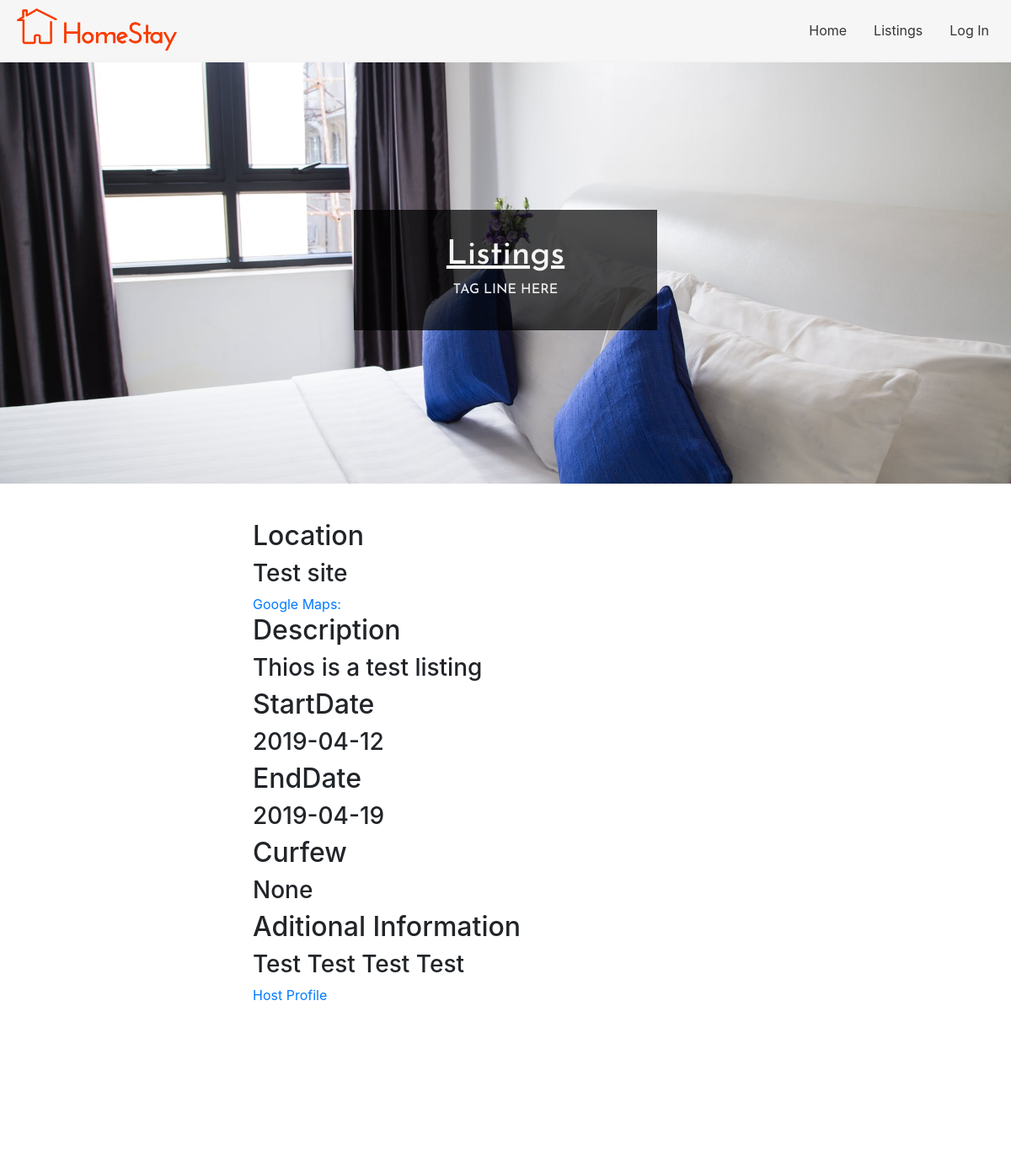
The app's page /homestay/listing/1 (upper part), older data.
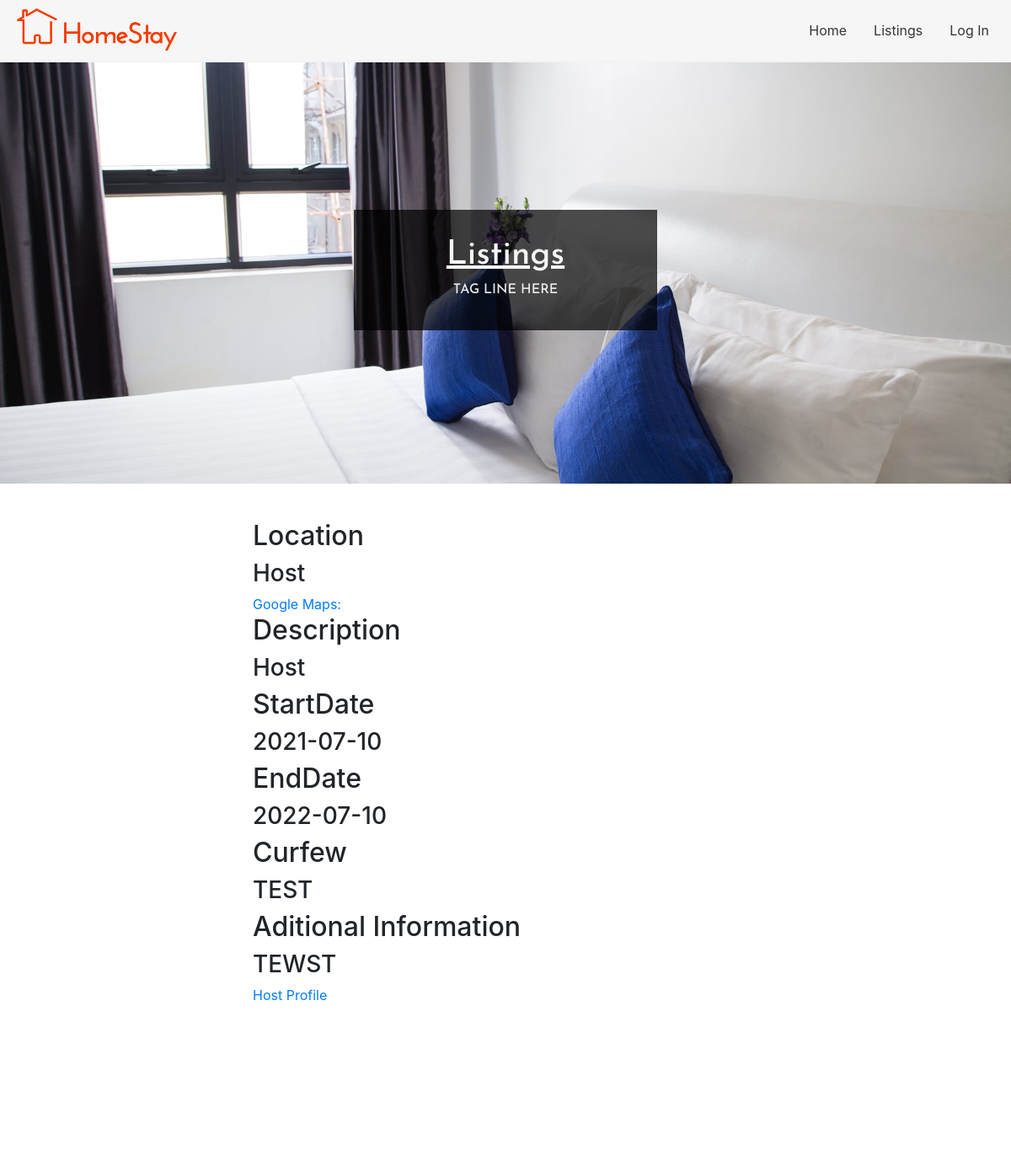
The same page, newer data.
### tables this page shows
CREATE TABLE Vacancies (
        vacancyID integer NOT NULL UNIQUE,
        hostID int NOT NULL,
        location varchar(255) NOT NULL,
        description varchar(255),
        rate varchar(255) NOT NULL,
        startDate date NOT NULL,
        endDate date NOT NULL,
        available bit DEFAULT 1,
        curfew varchar(255),
        extraInfo varchar(255),
        images varchar(255),
        PRIMARY KEY (vacancyID),
        FOREIGN KEY (hostID) REFERENCES Host(hostID)
);

### launch.py (the view)
@app.route('/homestay/listing', methods=["POST","GET"])
@app.route('/homestay/listing/<id>', methods=["POST","GET"])
def  CAccountSlected(name=None,id=None):
	db = get_db()
	id = int(id)
	result = query_db('SELECT * FROM Vacancies WHERE vacancyID = ?', [id], one=True)
	result[2]
	GMLink = "https://www.google.com/maps/search/" + result[2]
	GMLink = GMLink.replace(" ","+")
	result[1]
	HPLink = "../homestay/profile/host/" + str(result[1])
	print(HPLink)
	return render_template("listings.html",result=result,GMLink=GMLink,HPLink=HPLink)

### launch.py (called while the page is built)
def get_db():
  db = getattr(g, 'db', None)
  if db is None:
    db = sqlite3.connect(db_location)
    g.db = db
  return db

@app.teardown_appcontext
def  close_db_connection(exception):
  db = getattr(g, 'db' , None)
  if db is not None:
    db.close()

def query_db(query, args=(), one=False):
    cur = get_db().execute(query, args)
    rv = cur.fetchall()
    cur.close()
    return (rv[0] if rv else None) if one else rv

### templates/listings.html (shortened to what this page needs)
<html>
  <head>
    <link rel="stylesheet" href="https://stackpath.bootstrapcdn.com/bootstrap/4.1.3/css/bootstrap.min.css">
    <link href="../../static/css/styles.css" type="text/css" rel="stylesheet">
  </head>
  <body>
    <nav>
        <ul>
          <a href="../homestay"><img src="../../static/images/logo.jpg" style="height: 50px; padding-left: 10px; padding-right:10px;"/></a>
          <li><a href="../homestay/login">Log In</a></li>
          <li><a href="../homestay/listing">Listings</a></li>
          <li><a href="../homestay">Home</a></li>
        </ul>
    </nav>
    <div id= "header">
      <div id="header-text">
        <h1>Listings</h1>
        <h3>Tag line here</h3>
    </div>
    <main>
      <div id="main-content">
        <section>
  	<table>
	<h2>Location</h2>
	<h3>{{result[2]}}</h3>
	<a href={{GMLink}}>Google Maps:</a>
	<h2>Description</h2>
        <h3>{{result[3]}}</h3>
	<h2>StartDate</h2>
        <h3>{{result[5]}}</h3>
        <h2>EndDate</h2>
        <h3>{{result[6]}}</h3>
        <h2>Curfew</h2>
        <h3>{{result[8]}}</h3>
        <h2>Aditional Information</h2>
        <h3>{{result[9]}}</h3>
	<a href={{HPLink}}>Host Profile</a>
	</table>
	</section>
      </div>
    </main>
  </body>
</html>

### static/css/styles.css (style rules this page uses)
body { margin: 0px; overflow-y: scroll; }
main { padding-left: : 50px; padding-right: 50px; padding-bottom: 200px; position: inherit; }
section { margin-top: 400px; width:900px; margin-left: 300px; margin-right: 300px; }
#header { width:100%; height: 500px; background-image: url("../images/bedroom_banner.jpg"); background-size: cover; background-position: center; top: 0px; }
#header-text { margin: auto; position: relative; text-align: center; vertical-align: middle; font-family: 'Josefin Sans', sans-serif; padding:30px; top:175px; background-color: rgb(0,0,0,0.7); width: 30%; }
#header-text h1 { color: rgb(245,245,245); text-decoration: underline; }
#header-text h3 { text-transform: uppercase; font-size: 16px; color: rgb(235, 235,235); }
nav { position: sticky; top: 0; vertical-align: middle; background-color: rgb(246,246,246,0.9); padding: 10px; border-bottom: #f3f3f3 solid 2px; z-index: 99; }
nav ul { list-style-type: none; margin: 0; padding: 0; overflow: hidden; }
nav li { float:right; }
nav li a { display: block; color: rgb(54,54,54); text-align: center; padding: 14px 16px; text-decoration: none; transition: 1.5s; }

Row changes from the older to the newer data that the page shows:
changed Vacancies: location "Test site" → "Host"; description "Thios is a test listing" → "Host"; startDate "2019-04-12" → "2021-07-10"; endDate "2019-04-19" → "2022-07-10"; curfew "None" → "TEST"; extraInfo "Test Test Test Test" → "TEWST"
